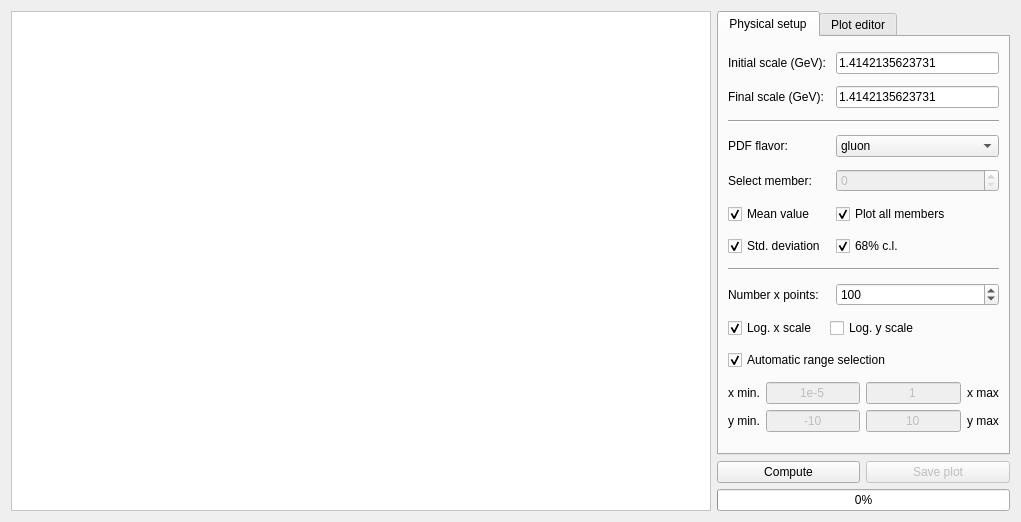
<?xml version="1.0" encoding="UTF-8"?>
<ui version="4.0">
 <class>PlotMembers</class>
 <widget class="QWidget" name="PlotMembers">
  <property name="geometry">
   <rect>
    <x>0</x>
    <y>0</y>
    <width>1021</width>
    <height>518</height>
   </rect>
  </property>
  <property name="windowTitle">
   <string>Plot PDF members</string>
  </property>
  <property name="windowIcon">
   <iconset resource="../resources/resource.qrc">
    <normaloff>:/icons/logo.png</normaloff>:/icons/logo.png</iconset>
  </property>
  <layout class="QGridLayout" name="gridLayout">
   <item row="0" column="0" rowspan="3">
    <widget class="QGraphicsView" name="graphicsView">
     <property name="minimumSize">
      <size>
       <width>700</width>
       <height>500</height>
      </size>
     </property>
     <property name="styleSheet">
      <string notr="true">background-image: url(:/images/splash.png);
background-repeat: no;
background-position: center;
background-color: rgb(255, 255, 255);</string>
     </property>
    </widget>
   </item>
   <item row="0" column="1" colspan="2">
    <widget class="QTabWidget" name="tabWidget">
     <property name="currentIndex">
      <number>0</number>
     </property>
     <widget class="QWidget" name="tab">
      <attribute name="title">
       <string>Physical setup</string>
      </attribute>
      <layout class="QGridLayout" name="gridLayout_3">
       <item row="0" column="0" colspan="2">
        <widget class="QLabel" name="label">
         <property name="text">
          <string>Initial scale (GeV):</string>
         </property>
        </widget>
       </item>
       <item row="0" column="2">
        <widget class="QLineEdit" name="Qi">
         <property name="text">
          <string>1.4142135623731</string>
         </property>
        </widget>
       </item>
       <item row="1" column="0">
        <widget class="QLabel" name="label_2">
         <property name="text">
          <string>Final scale (GeV):</string>
         </property>
        </widget>
       </item>
       <item row="1" column="2">
        <widget class="QLineEdit" name="Qf">
         <property name="text">
          <string>1.4142135623731</string>
         </property>
        </widget>
       </item>
       <item row="2" column="0" colspan="3">
        <widget class="Line" name="line">
         <property name="orientation">
          <enum>Qt::Horizontal</enum>
         </property>
        </widget>
       </item>
       <item row="3" column="0">
        <widget class="QLabel" name="label_3">
         <property name="text">
          <string>PDF flavor:</string>
         </property>
        </widget>
       </item>
       <item row="3" column="2">
        <widget class="QComboBox" name="PDFflavor">
         <property name="currentIndex">
          <number>6</number>
         </property>
         <item>
          <property name="text">
           <string>tbar</string>
          </property>
         </item>
         <item>
          <property name="text">
           <string>bbar</string>
          </property>
         </item>
         <item>
          <property name="text">
           <string>cbar</string>
          </property>
         </item>
         <item>
          <property name="text">
           <string>sbar</string>
          </property>
         </item>
         <item>
          <property name="text">
           <string>ubar</string>
          </property>
         </item>
         <item>
          <property name="text">
           <string>dbar</string>
          </property>
         </item>
         <item>
          <property name="text">
           <string>gluon</string>
          </property>
         </item>
         <item>
          <property name="text">
           <string>d</string>
          </property>
         </item>
         <item>
          <property name="text">
           <string>u</string>
          </property>
         </item>
         <item>
          <property name="text">
           <string>s</string>
          </property>
         </item>
         <item>
          <property name="text">
           <string>c</string>
          </property>
         </item>
         <item>
          <property name="text">
           <string>b</string>
          </property>
         </item>
         <item>
          <property name="text">
           <string>t</string>
          </property>
         </item>
         <item>
          <property name="text">
           <string>photon</string>
          </property>
         </item>
        </widget>
       </item>
       <item row="4" column="0">
        <widget class="QLabel" name="label_4">
         <property name="text">
          <string>Select member:</string>
         </property>
        </widget>
       </item>
       <item row="4" column="2">
        <widget class="QSpinBox" name="setmember">
         <property name="enabled">
          <bool>false</bool>
         </property>
         <property name="maximum">
          <number>1000</number>
         </property>
        </widget>
       </item>
       <item row="5" column="0">
        <widget class="QCheckBox" name="mean">
         <property name="text">
          <string>Mean value</string>
         </property>
         <property name="checked">
          <bool>true</bool>
         </property>
        </widget>
       </item>
       <item row="5" column="2">
        <widget class="QCheckBox" name="checkBox">
         <property name="text">
          <string>Plot all members</string>
         </property>
         <property name="checked">
          <bool>true</bool>
         </property>
        </widget>
       </item>
       <item row="6" column="0" colspan="2">
        <widget class="QCheckBox" name="stddev">
         <property name="text">
          <string>Std. deviation</string>
         </property>
         <property name="checked">
          <bool>true</bool>
         </property>
        </widget>
       </item>
       <item row="6" column="2">
        <widget class="QCheckBox" name="cl">
         <property name="text">
          <string>68% c.l.</string>
         </property>
         <property name="checked">
          <bool>true</bool>
         </property>
        </widget>
       </item>
       <item row="7" column="0" colspan="3">
        <widget class="Line" name="line_2">
         <property name="orientation">
          <enum>Qt::Horizontal</enum>
         </property>
        </widget>
       </item>
       <item row="8" column="0" colspan="2">
        <widget class="QLabel" name="label_9">
         <property name="text">
          <string>Number x points:</string>
         </property>
        </widget>
       </item>
       <item row="8" column="2">
        <widget class="QSpinBox" name="xpoints">
         <property name="minimum">
          <number>10</number>
         </property>
         <property name="maximum">
          <number>1000000000</number>
         </property>
         <property name="value">
          <number>100</number>
         </property>
        </widget>
       </item>
       <item row="10" column="0" colspan="3">
        <widget class="QCheckBox" name="automaticrange">
         <property name="layoutDirection">
          <enum>Qt::LeftToRight</enum>
         </property>
         <property name="text">
          <string>Automatic range selection</string>
         </property>
         <property name="checked">
          <bool>true</bool>
         </property>
        </widget>
       </item>
       <item row="11" column="0" colspan="3">
        <layout class="QGridLayout" name="gridLayout_2">
         <item row="0" column="0">
          <widget class="QLabel" name="label_5">
           <property name="text">
            <string>x min.</string>
           </property>
          </widget>
         </item>
         <item row="0" column="1">
          <widget class="QLineEdit" name="xmin">
           <property name="enabled">
            <bool>false</bool>
           </property>
           <property name="text">
            <string>1e-5</string>
           </property>
           <property name="alignment">
            <set>Qt::AlignCenter</set>
           </property>
          </widget>
         </item>
         <item row="0" column="2">
          <widget class="QLineEdit" name="xmax">
           <property name="enabled">
            <bool>false</bool>
           </property>
           <property name="text">
            <string>1</string>
           </property>
           <property name="alignment">
            <set>Qt::AlignCenter</set>
           </property>
          </widget>
         </item>
         <item row="0" column="3">
          <widget class="QLabel" name="label_6">
           <property name="text">
            <string>x max</string>
           </property>
          </widget>
         </item>
         <item row="1" column="0">
          <widget class="QLabel" name="label_8">
           <property name="text">
            <string>y min.</string>
           </property>
          </widget>
         </item>
         <item row="1" column="1">
          <widget class="QLineEdit" name="ymin">
           <property name="enabled">
            <bool>false</bool>
           </property>
           <property name="text">
            <string>-10</string>
           </property>
           <property name="alignment">
            <set>Qt::AlignCenter</set>
           </property>
          </widget>
         </item>
         <item row="1" column="2">
          <widget class="QLineEdit" name="ymax">
           <property name="enabled">
            <bool>false</bool>
           </property>
           <property name="text">
            <string>10</string>
           </property>
           <property name="alignment">
            <set>Qt::AlignCenter</set>
           </property>
          </widget>
         </item>
         <item row="1" column="3">
          <widget class="QLabel" name="label_7">
           <property name="text">
            <string>y max</string>
           </property>
          </widget>
         </item>
        </layout>
       </item>
       <item row="9" column="0">
        <widget class="QCheckBox" name="logx">
         <property name="layoutDirection">
          <enum>Qt::LeftToRight</enum>
         </property>
         <property name="text">
          <string>Log. x scale</string>
         </property>
         <property name="checked">
          <bool>true</bool>
         </property>
        </widget>
       </item>
       <item row="9" column="1" colspan="2">
        <widget class="QCheckBox" name="logy">
         <property name="layoutDirection">
          <enum>Qt::LeftToRight</enum>
         </property>
         <property name="text">
          <string>Log. y scale</string>
         </property>
        </widget>
       </item>
      </layout>
     </widget>
     <widget class="QWidget" name="tab_2">
      <attribute name="title">
       <string>Plot editor</string>
      </attribute>
      <layout class="QGridLayout" name="gridLayout_4">
       <item row="0" column="0">
        <widget class="QLabel" name="label_10">
         <property name="text">
          <string>Plot Title:</string>
         </property>
        </widget>
       </item>
       <item row="2" column="0">
        <widget class="QLabel" name="label_11">
         <property name="text">
          <string>X axis label:</string>
         </property>
        </widget>
       </item>
       <item row="4" column="0">
        <widget class="QLabel" name="label_12">
         <property name="text">
          <string>Y axis label:</string>
         </property>
        </widget>
       </item>
       <item row="6" column="0" colspan="3">
        <widget class="Line" name="line_3">
         <property name="orientation">
          <enum>Qt::Horizontal</enum>
         </property>
        </widget>
       </item>
       <item row="7" column="0">
        <widget class="QLabel" name="label_13">
         <property name="text">
          <string>Member color:</string>
         </property>
        </widget>
       </item>
       <item row="7" column="1" colspan="2">
        <widget class="QComboBox" name="colorreplica">
         <item>
          <property name="text">
           <string>Green</string>
          </property>
         </item>
         <item>
          <property name="text">
           <string>Blue</string>
          </property>
         </item>
         <item>
          <property name="text">
           <string>Red</string>
          </property>
         </item>
         <item>
          <property name="text">
           <string>Orange</string>
          </property>
         </item>
         <item>
          <property name="text">
           <string>Violet</string>
          </property>
         </item>
         <item>
          <property name="text">
           <string>Magenta</string>
          </property>
         </item>
         <item>
          <property name="text">
           <string>Black</string>
          </property>
         </item>
         <item>
          <property name="text">
           <string>Yellow</string>
          </property>
         </item>
         <item>
          <property name="text">
           <string>Cyan</string>
          </property>
         </item>
         <item>
          <property name="text">
           <string>Gray</string>
          </property>
         </item>
        </widget>
       </item>
       <item row="8" column="0">
        <widget class="QLabel" name="label_14">
         <property name="text">
          <string>Central value color:</string>
         </property>
        </widget>
       </item>
       <item row="8" column="1" colspan="2">
        <widget class="QComboBox" name="coloravg">
         <property name="currentIndex">
          <number>2</number>
         </property>
         <item>
          <property name="text">
           <string>Green</string>
          </property>
         </item>
         <item>
          <property name="text">
           <string>Blue</string>
          </property>
         </item>
         <item>
          <property name="text">
           <string>Red</string>
          </property>
         </item>
         <item>
          <property name="text">
           <string>Orange</string>
          </property>
         </item>
         <item>
          <property name="text">
           <string>Violet</string>
          </property>
         </item>
         <item>
          <property name="text">
           <string>Magenta</string>
          </property>
         </item>
         <item>
          <property name="text">
           <string>Black</string>
          </property>
         </item>
         <item>
          <property name="text">
           <string>Yellow</string>
          </property>
         </item>
         <item>
          <property name="text">
           <string>Cyan</string>
          </property>
         </item>
         <item>
          <property name="text">
           <string>Gray</string>
          </property>
         </item>
        </widget>
       </item>
       <item row="9" column="0">
        <widget class="QLabel" name="label_15">
         <property name="text">
          <string>Std. Dev. color:</string>
         </property>
        </widget>
       </item>
       <item row="9" column="1" colspan="2">
        <widget class="QComboBox" name="colorstddev">
         <property name="currentIndex">
          <number>1</number>
         </property>
         <item>
          <property name="text">
           <string>Green</string>
          </property>
         </item>
         <item>
          <property name="text">
           <string>Blue</string>
          </property>
         </item>
         <item>
          <property name="text">
           <string>Red</string>
          </property>
         </item>
         <item>
          <property name="text">
           <string>Orange</string>
          </property>
         </item>
         <item>
          <property name="text">
           <string>Violet</string>
          </property>
         </item>
         <item>
          <property name="text">
           <string>Magenta</string>
          </property>
         </item>
         <item>
          <property name="text">
           <string>Black</string>
          </property>
         </item>
         <item>
          <property name="text">
           <string>Yellow</string>
          </property>
         </item>
         <item>
          <property name="text">
           <string>Cyan</string>
          </property>
         </item>
         <item>
          <property name="text">
           <string>Gray</string>
          </property>
         </item>
        </widget>
       </item>
       <item row="10" column="0">
        <widget class="QLabel" name="label_16">
         <property name="text">
          <string>68% c.l. color:</string>
         </property>
        </widget>
       </item>
       <item row="10" column="1" colspan="2">
        <widget class="QComboBox" name="color68cl">
         <property name="currentIndex">
          <number>6</number>
         </property>
         <item>
          <property name="text">
           <string>Green</string>
          </property>
         </item>
         <item>
          <property name="text">
           <string>Blue</string>
          </property>
         </item>
         <item>
          <property name="text">
           <string>Red</string>
          </property>
         </item>
         <item>
          <property name="text">
           <string>Orange</string>
          </property>
         </item>
         <item>
          <property name="text">
           <string>Violet</string>
          </property>
         </item>
         <item>
          <property name="text">
           <string>Magenta</string>
          </property>
         </item>
         <item>
          <property name="text">
           <string>Black</string>
          </property>
         </item>
         <item>
          <property name="text">
           <string>Yellow</string>
          </property>
         </item>
         <item>
          <property name="text">
           <string>Cyan</string>
          </property>
         </item>
         <item>
          <property name="text">
           <string>Gray</string>
          </property>
         </item>
        </widget>
       </item>
       <item row="11" column="2">
        <spacer name="verticalSpacer">
         <property name="orientation">
          <enum>Qt::Vertical</enum>
         </property>
         <property name="sizeHint" stdset="0">
          <size>
           <width>20</width>
           <height>59</height>
          </size>
         </property>
        </spacer>
       </item>
       <item row="1" column="0" colspan="3">
        <widget class="QLineEdit" name="title"/>
       </item>
       <item row="3" column="0" colspan="3">
        <widget class="QLineEdit" name="xtitle"/>
       </item>
       <item row="5" column="0" colspan="3">
        <widget class="QLineEdit" name="ytitle"/>
       </item>
      </layout>
     </widget>
    </widget>
   </item>
   <item row="1" column="1">
    <widget class="QPushButton" name="playButton">
     <property name="styleSheet">
      <string notr="true"/>
     </property>
     <property name="text">
      <string>Compute</string>
     </property>
     <property name="icon">
      <iconset resource="../resources/resource.qrc">
       <normaloff>:/images/StepForwardNormalBlue.png</normaloff>:/images/StepForwardNormalBlue.png</iconset>
     </property>
     <property name="iconSize">
      <size>
       <width>32</width>
       <height>32</height>
      </size>
     </property>
    </widget>
   </item>
   <item row="1" column="2">
    <widget class="QPushButton" name="saveButton">
     <property name="enabled">
      <bool>false</bool>
     </property>
     <property name="styleSheet">
      <string notr="true"/>
     </property>
     <property name="text">
      <string>Save plot</string>
     </property>
     <property name="icon">
      <iconset resource="../resources/resource.qrc">
       <normaloff>:/images/save-32x32.png</normaloff>:/images/save-32x32.png</iconset>
     </property>
     <property name="iconSize">
      <size>
       <width>32</width>
       <height>32</height>
      </size>
     </property>
    </widget>
   </item>
   <item row="2" column="1" colspan="2">
    <widget class="QProgressBar" name="progressBar">
     <property name="value">
      <number>0</number>
     </property>
     <property name="textVisible">
      <bool>true</bool>
     </property>
     <property name="orientation">
      <enum>Qt::Horizontal</enum>
     </property>
     <property name="invertedAppearance">
      <bool>false</bool>
     </property>
    </widget>
   </item>
  </layout>
 </widget>
 <resources>
  <include location="../resources/resource.qrc"/>
 </resources>
 <connections/>
</ui>
